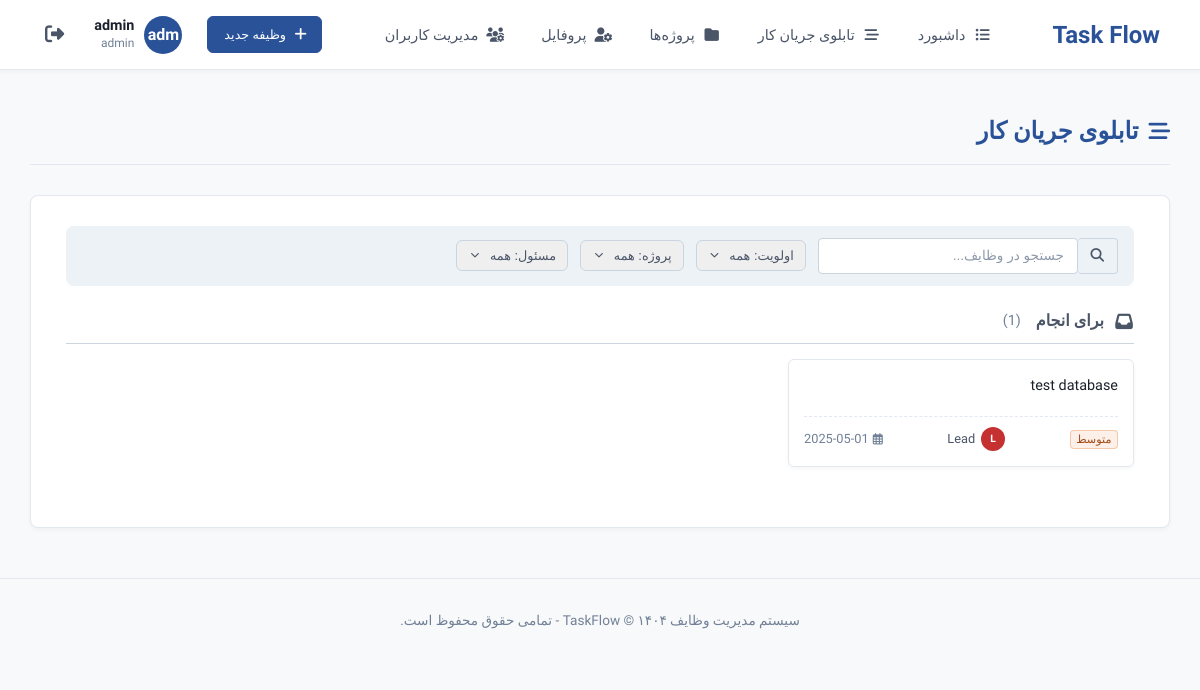
/boards/index (signed in), run on the app's committed database.
### tables this page shows
CREATE TABLE `task` (
  `id` int(11) NOT NULL,
  `user_id` int(11) NOT NULL,
  `title` varchar(400) NOT NULL,
  `project_name` varchar(400) NOT NULL,
  `content` text NOT NULL,
  `undertaking` varchar(300) NOT NULL,
  `preference` varchar(100) NOT NULL,
  `deadline` date NOT NULL,
  `status` varchar(100) NOT NULL,
  `create_date` date NOT NULL DEFAULT current_timestamp()
);

### app/Controller/Boards.php (called while the page is built, shortened)
<?php
class Boards extends Controller {
    protected $boardModel;
    function __construct (){
        $this -> boardModel = $this -> model('board');
    }
    function index (){
        $task = $this -> boardModel -> Getwork();
        $data = [
            'task' => $task
        ];
        $this -> view('boards/index', $data);
    }
}

### app/lib/Core.php (called while the page is built, shortened)
<?php
class Core {
    protected $CurrentMethod = "index";
    function __construct (){
        $url = $this -> GetURL();
        if (isset($url[0])){
            if (file_exists("../app/Controller/" . ucwords($url[0] . ".php"))){
                unset($url[0]);
            }
        }
        $this -> CurrentController = new $this -> CurrentController;
        if (isset($url[1])){
            if (method_exists($this -> CurrentController, $url[1])){
                $this -> CurrentMethod = $url[1];
                unset($url[1]);
            }
        }
        $this -> param = $url ? array_values($url) : [];
        call_user_func_array([$this -> CurrentController, $this -> CurrentMethod], $this -> param);
    }
    function GetURL (){
        if (isset($_GET['url'])){
            $url = rtrim($_GET['url'], '/');
            $url = filter_var($url, FILTER_SANITIZE_URL);
            $url = explode('/', $url);
            return $url;
        }
    }
}

### public/index.php (called while the page is built, shortened)
<?php
    $init = new Core();

### app/lib/Database.php (called while the page is built, shortened)
<?php
class Database {
    private $host = MYSQL_SERVER;
    private $user = MYSQL_USERNAME;
    private $password = MYSQL_PASSWORD;
    private $name = MYSQL_DATABASE;
    private $db;
    private $statment;
    public function __construct() {
        try {
            $this -> db = new PDO("mysql:host={$this -> host}; port=3306; dbname={$this -> name}", $this -> user, $this -> password);
            $this -> db -> setAttribute(PDO::ATTR_DEFAULT_FETCH_MODE, PDO::FETCH_OBJ);
        } catch (PDOException $e) {
            die($e->getMessage());
        }
    }
    function query ($sql){
        $this -> statment = $this -> db -> prepare($sql);
    }
    function execute (){
        return $this -> statment -> execute();
    }
    function fetchAll (){
        $this -> execute();
        return $this -> statment -> fetchAll();
    }
}

### app/Model/Board.php (called while the page is built, shortened)
<?php
class Board {
    private $db;
    function __construct (){
        $this -> db = new Database;
    }
    function Getwork (){
        $this->db->query("
            SELECT
                task.id,
                task.user_id,
                task.title,
                task.project_name,
                task.content,
                task.undertaking,
                task.preference,
                task.deadline,
                task.status,
                users.id AS userID
            FROM
                task
            INNER JOIN
                users
            ON
                task.user_id = users.id
            ORDER BY
                task.deadline DESC;
        ");
        return $this -> db -> fetchAll();
    }
}

### app/View/boards/index.php (the view, shortened to what this page needs)
<?php require_once (APPROOT . '/View/base/header.php'); ?>
    <?php require_once (APPROOT . "/View/base/nav.php"); ?>
        <div class="container">
            <h2><i class="fas fa-stream"></i>تابلوی جریان کار</h2>
            <div class="card">
                <div class="dashboard-filters">
                    <div class="search-filter input-group input-group-sm">
                        <span class="input-group-text"><i class="fas fa-search"></i></span>
                        <input type="search" class="form-control form-control-sm" placeholder="جستجو در وظایف..." id="workflow-search">
                    </div>
                    <div class="filter-item">
                    <button class="btn btn-sm btn-outline-secondary btn-filter" data-filter="priority" id="workflowPriorityFilterBtn">
                        اولویت: همه <i class="fas fa-chevron-down"></i>
                    </button>
                    </div>
                    <div class="filter-item">
                    <button class="btn btn-sm btn-outline-secondary btn-filter" data-filter="project" id="workflowProjectFilterBtn">
                        پروژه: همه <i class="fas fa-chevron-down"></i>
                    </button>
                    </div>
                    <div class="filter-item">
                    <button class="btn btn-sm btn-outline-secondary btn-filter" data-filter="assignee" id="workflowAssigneeFilterBtn">
                        مسئول: همه <i class="fas fa-chevron-down"></i>
                    </button>
                    </div>
                </div>
                <?php
                    $to_do = 0;
                    foreach ($data['task'] as $task){
                        $status = $task -> status;
                        switch ($status) :
                            case 'برای انجام' :
                                $to_do ++;
                                break;
                        endswitch;
                    }
                ?>
                <div class="workflow-board-container">
                    <?php if ($to_do != 0): ?>
                        <div class="workflow-stage">
                            <h3 class="stage-title"><i class="fas fa-inbox"></i> برای انجام <span class="task-count">(<?php echo $to_do; ?>)</span></h3>
                            <div class="stage-tasks" id="todo-tasks">
                                <?php foreach ($data['task'] as $task): ?>
                                    <?php if ($task -> status == 'برای انجام'): ?>
                                        <div class="task-card-horizontal" data-priority="high" data-project="alpha" data-assignee="DevLead">
                                            <a href="<?php echo URLROOT; ?>tasks/show/<?php echo $task -> id ?>" class="task-card-title"><?php echo $task -> project_name; ?></a>
                                            <div class="task-card-meta">
                                                <span class="badge badge-priority-<?php color_preference_style($task -> preference); ?>"><?php echo $task -> preference; ?></span>
                                                <div class="task-card-assignee">
                                                    <div class="task-card-avatar" style="background-color: var(--danger-color);">
                                                        <?php echo substr($task -> undertaking, 0, 1) ?>
                                                    </div>
                                                    <span><?php echo $task -> undertaking; ?></span>
                                                </div>
                                                <div class="task-card-due-date"><i class="far fa-calendar-alt"></i><span><?php echo $task -> deadline; ?></span></div>
                                            </div>
                                        </div>
                                    <?php endif; ?>
                                <?php endforeach; ?>
                            </div>
                        </div>
                    <?php endif; ?>
                </div>
            </div>
        </div>
    <?php require_once (APPROOT . '/View/base/footer.php'); ?>

### data on the page
task: project_name "test database", preference "متوسط", undertaking "L", undertaking "Lead", deadline "2025-05-01"

### other printed values
substr($_SESSION['user_name'], 0, 3) "adm"
$_SESSION['user_name'] "admin"
$_SESSION['user_role'] "admin"
$to_do "1"
